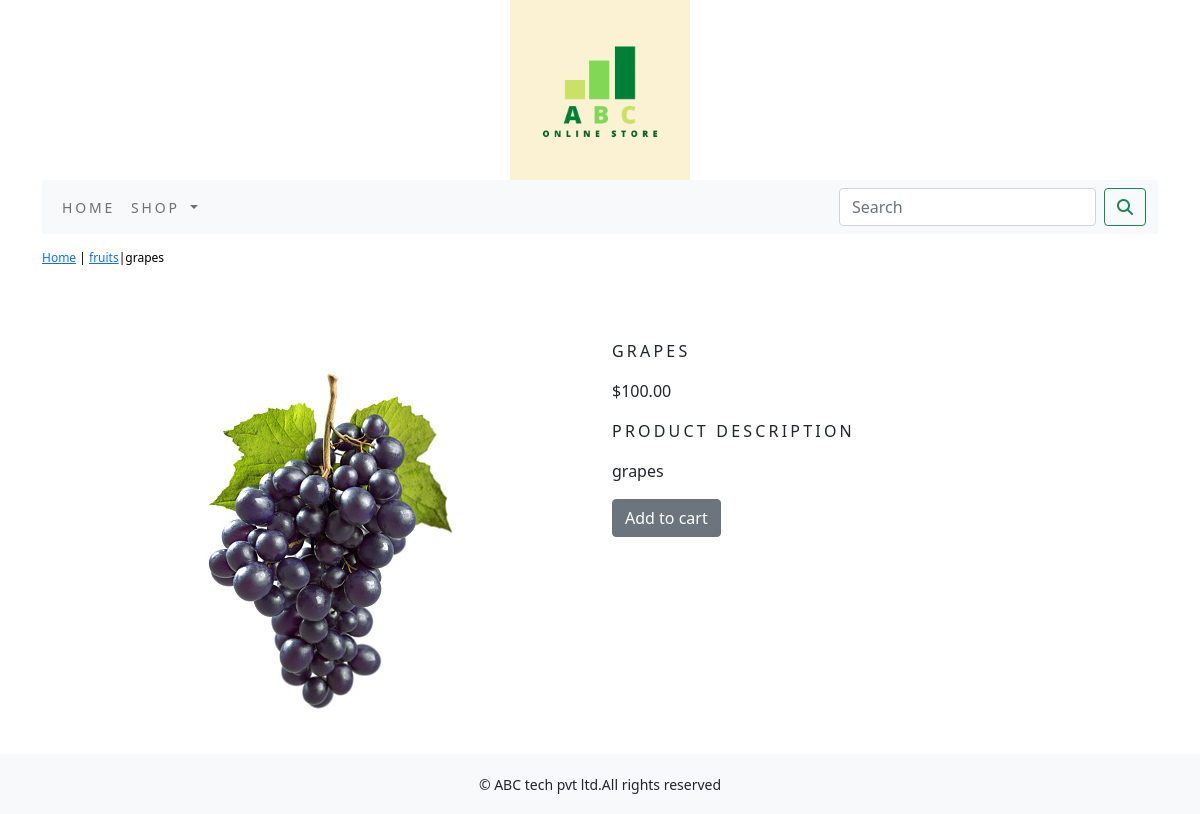
Screenshot of /shop/fruits/grapes/ with the database file from the repository.
### shop/models.py (models this page shows, shortened)
class Product(models.Model):
    name=models.CharField(max_length=250,unique=True)
    slug=models.SlugField(max_length=250,unique=True)
    description=models.TextField(blank=True)
    price=models.DecimalField(max_digits=10,decimal_places=2)
    category=models.ForeignKey(Category,on_delete=models.CASCADE)
    image=models.ImageField(upload_to='product',blank=True)
    stock=models.IntegerField()
    available=models.BooleanField(default=True)
    created=models.DateTimeField(auto_now_add=True)
    updated=models.DateTimeField(auto_now=True)
    class Meta:
        ordering=('name',)
        verbose_name='product'
        verbose_name_plural='products'

class Category(models.Model):
    name=models.CharField(max_length=250,unique=True)
    slug=models.SlugField(max_length=250,unique=True)
    description=models.TextField(blank=True)
    image=models.ImageField(upload_to='category',blank=True)
    class Meta:
        ordering=('name',)
        verbose_name='category'
        verbose_name_plural='categories'
    def get_url(self):
        return reverse('shop:products_by_category',args=[self.slug])
    def __str__(self):
        return '{}'.format(self.name)

### shop/views.py (the view)
# urls.py: path('<slug:c_slug>/<slug:product_slug>/',views.proDetail,name='prodCatdetail'),
def proDetail(request,c_slug,product_slug):
    try:
        product=Product.objects.get(category__slug=c_slug,slug=product_slug)
    except Exception as e:
        raise e
    return render(request,'product.html',{'product':product})

### cart/context_processors.py (called while the page is built)
def counter(request):
    item_count=0
    if 'admin' in request.path:
        return {}
    else:
        try:
            cart=Cart.objects.filter(cart_id=_cart_id(request))
            cart_items=CartItem.objects.all().filter(cart=cart[:1])
            for cart_item in cart_items:
                item_count += cart_item.quantity
        except Cart.DoesNotExist:
            item_count=0
    return dict(item_count=item_count)

### cart/views.py (called while the page is built)
def _cart_id(request):
    cart=request.session.session_key
    if not cart:
        cart=request.session.create()
    return cart

### shop/context_processors.py (called while the page is built)
def menu_links(request):
    links=Category.objects.all()
    return dict(links=links)

### templates/product.html (shortened to what this page needs)
{% extends 'base.html' %}
{% load static %}
{% block content %}
<div class="row my_prod_row_class">
    <div class="mx_auto">
        <p> <a href="{% url 'shop:allProdCat' %}">Home</a> | <a href="{{product.category.get_url}}">{{product.category}}</a>|{{product.name}}</p>
    </div>
</div>
<div class="container">
<br>
<div class="row">
    <div class="col-12 col-sm-12 col-md-12 col-lg-6 text-center">
        <div style="min-width:18rem">
            <img src="{{product.image.url}}" alt="{{product.name}}">
        </div>
    </div>
        <div class="col-12 col-sm-12 col-md-12 col-lg-6">
            <div>
            <h1 class="my_prod_title">{{product.name}}</h1>
            <p>${{product.price}}</p>
            <p class="my_title">Product Description</p>
            <p class="text-justify my_prod_text">{{product.description}}</p>
            {% if product.stock <= 0 %}
            <p class="text-justify my_prod_text"><b>Out of stock</b></p>
            {% else %}
            <a class="btn btn-secondary" href="{% url 'cart:add_cart' product.id %}">Add to cart</a>
            {% endif %}
        </div>
        </div>
    </div>
</div>
{% endblock %}

### static/css/custom.css (style rules this page uses)
body { font-family: 'Roboto', sans-serif; }
.my_title { font-size:16px; text-transform:uppercase; letter-spacing:.2em; }
.my_prod_row_class { padding-top:15px; padding-bottom:20px; }
.my_prod_row_class .mx_auto { color:#000; font-size:12px; text-decoration:none; }
.my_prod_title { font-size:16px; text-transform:uppercase; letter-spacing:.2em; padding-top:15px; padding-bottom:10px; }
.my_prod_text { padding-right:20px; }

### rows the page displays
Product: category "fruits", name "grapes", image (picture), name "GRAPES", price "100.00", description "grapes"
